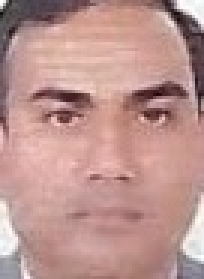
#> input picture passport_portrait_test.jpg, 68 x 93 px (shown 3 times larger); its folder holds only this picture in this run
$ python -i tamper_detector.py   (imports and definitions only)   (older library calls are emulated)
#> lines starting #> are read from the running program, lines starting #| are printed output that depends on the picture
#> in analyze_tamper, img is the input picture: shape (93, 68, 3); mean B, G, R 143.7, 148.4, 188.3
"""
Trinetra AI - Tamper Detector v1
Person 1: AI / Document Forensics

Rule-based forensic checks using OpenCV.

Checks:
1. Image quality
2. Region analysis
3. Compression/noise
4. Copy-move/self-similarity heuristic
5. Visual/MRZ consistency

This module does NOT implement the risk engine.
"""

import os

import cv2
import numpy as np


# ============================================================
# 1. IMAGE QUALITY
# ============================================================

def check_image_quality(img: np.ndarray) -> dict:
    """
    Check image sharpness and exposure.

    Sharpness:
        Laplacian variance.

    Exposure:
        Uses the percentage of extremely dark and extremely
        bright pixels rather than global mean intensity.

    This is more appropriate for documents such as passports,
    which naturally contain large white/light-colored regions.
    """

    gray = cv2.cvtColor(
        img,
        cv2.COLOR_BGR2GRAY
    )
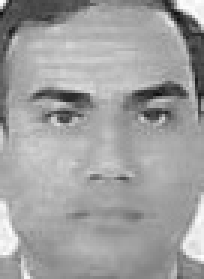
#> gray: shape (93, 68) (shown 3 times larger); min 14, max 254, mean 159.8

    # --------------------------------------------------------
    # Sharpness
    # --------------------------------------------------------

    laplacian_var = cv2.Laplacian(
        gray,
        cv2.CV_64F
    ).var()
#> laplacian_var = 1059.4

    is_blurry = laplacian_var < 100.0
#> is_blurry = False

    # --------------------------------------------------------
    # Exposure
    # --------------------------------------------------------

    total_pixels = gray.size
#> total_pixels = 6324

    dark_clip_ratio = float(
        np.sum(gray < 30) / total_pixels
    )
#> dark_clip_ratio = 0.00158

    bright_clip_ratio = float(
        np.sum(gray > 250) / total_pixels
    )
#> bright_clip_ratio = 0.0019

    # A document can naturally have a bright background.
    # Therefore we only flag exposure when a substantial
    # portion of the image is near clipping.
    is_underexposed = dark_clip_ratio > 0.20
#> is_underexposed = False
    is_overexposed = bright_clip_ratio > 0.20
#> is_overexposed = False

    score = 100.0
    reasons = []

    # --------------------------------------------------------
    # Score
    # --------------------------------------------------------

    if is_blurry:
        score -= 40.0

        reasons.append(
            "Image is blurry (low sharpness variance)."
        )

    if is_underexposed:
        score -= 30.0

        reasons.append(
            "Image contains an unusually large "
            "underexposed/dark region."
        )

    if is_overexposed:
        score -= 30.0

        reasons.append(
            "Image contains an unusually large "
            "overexposed/bright clipped region."
        )

    return {
        "score": round(
            max(0.0, score),
            2
        ),

        "status": (
            "PASS"
            if score >= 70.0
            else "REVIEW"
        ),

        "details": {
            "laplacian_variance": round(
                float(laplacian_var),
                2
            ),

            "dark_clip_ratio": round(
                dark_clip_ratio,
                4
            ),

            "bright_clip_ratio": round(
                bright_clip_ratio,
                4
            ),
        },

        "reasons": reasons,
    }
def check_region_analysis(img: np.ndarray) -> dict:
    """
    Analyze edge density across document regions.

    This is a heuristic indicator only.
    It is NOT a definitive forgery detector.
    """

    gray = cv2.cvtColor(img, cv2.COLOR_BGR2GRAY)

    edges = cv2.Canny(
        gray,
        100,
        200
    )
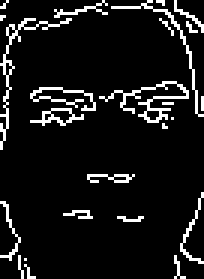
#> edges: shape (93, 68) (shown 3 times larger); 9% white in thin lines or dots

    h, w = gray.shape
#> h = 93; w = 68

    # Divide image into a 2x2 grid.
    regions = {
        "top_left": edges[:h // 2, :w // 2],
        "top_right": edges[:h // 2, w // 2:],
        "bottom_left": edges[h // 2:, :w // 2],
        "bottom_right": edges[h // 2:, w // 2:],
    }

    densities = {}

    for name, region in regions.items():
        densities[name] = float(
            np.mean(region > 0)
        )
#> this loop made 4 passes
#> name on passes 1 to 4: 'top_left', 'top_right', 'bottom_left', 'bottom_right'
#> after the loop, densities = {'top_left': 0.134, 'top_right': 0.135, 'bottom_left': 0.0457, 'bottom_right': 0.0457}

    overall_density = float(
        np.mean(edges > 0)
    )
#> overall_density = 0.0895

    # Compare regions against the document's own average.
    region_values = np.array(
        list(densities.values()),
        dtype=np.float32
    )
#> region_values = [0.134, 0.135, 0.0457, 0.0457]

    region_std = float(np.std(region_values))
#> region_std = 0.0443

    score = 90.0
    status = "PASS"
    reasons = []

    # Extremely sparse document.
    if overall_density < 0.01:
        score -= 40.0
        status = "REVIEW"

        reasons.append(
            "Unusually low edge density detected."
        )

    # Very uneven regions can indicate unusual local structure,
    # but this is only a heuristic.
    if region_std > 0.03:
        score -= 20.0

        if status == "PASS":
            status = "REVIEW"

        reasons.append(
            "Large variation in edge density between document regions."
        )

    return {
        "score": round(max(0.0, score), 2),
        "status": status,
        "details": {
            "overall_edge_density": round(
                overall_density,
                4
            ),
            "regional_edge_density": {
                k: round(v, 4)
                for k, v in densities.items()
            },
            "regional_std": round(
                region_std,
                4
            ),
        },
        "reasons": reasons,
    }


# ============================================================
# 3. COMPRESSION / NOISE
# ============================================================

def check_compression_noise(img: np.ndarray) -> dict:
    """
    Estimate local intensity variance.

    Important:
    Convert the image to float32 before squaring.
    This avoids uint8 overflow.
    """

    gray = cv2.cvtColor(img, cv2.COLOR_BGR2GRAY)

    # FIX:
    # uint8 ** 2 can overflow.
    gray_float = gray.astype(np.float32)

    local_mean = cv2.blur(
        gray_float,
        (5, 5)
    )

    local_sq_mean = cv2.blur(
        gray_float ** 2,
        (5, 5)
    )
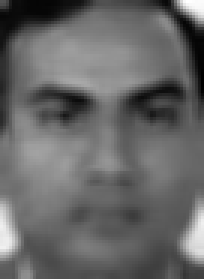
#> local_sq_mean: shape (93, 68) float32 (shown 3 times larger); min 3779.2, max 60770.3, mean 26824; drawn with min black and max white

    local_variance = (
        local_sq_mean
        - local_mean ** 2
    )
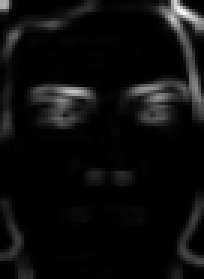
#> local_variance: shape (93, 68) float32 (shown 3 times larger); min 1.76, max 7173.4, mean 397.6; drawn with min black and max white

    # Numerical precision can occasionally produce tiny
    # negative values.
    local_variance = np.maximum(
        local_variance,
        0
    )

    avg_noise = float(
        np.mean(local_variance)
    )
#> avg_noise = 397.6

    score = 85.0
    status = "PASS"
    reasons = []

    if avg_noise < 2.0:
        score = 60.0
        status = "REVIEW"

        reasons.append(
            "Abnormally smooth local noise profile detected."
        )

    return {
        "score": round(score, 2),
        "status": status,
        "details": (
            f"Average local intensity variance: "
            f"{avg_noise:.2f}"
        ),
        "reasons": reasons,
    }


# ============================================================
# 4. COPY-MOVE / SELF-SIMILARITY
# ============================================================

def check_copy_move(img: np.ndarray) -> dict:
    """
    Lightweight copy-move/self-similarity heuristic.

    This is intentionally conservative for v1.

    Instead of comparing the entire left half against the
    entire right half, compare smaller patches at multiple
    locations.

    A high similarity between distant patches can be a
    suspicious indicator, but is NOT proof of tampering.
    """

    gray = cv2.cvtColor(
        img,
        cv2.COLOR_BGR2GRAY
    )

    # Downscale for performance.
    small = cv2.resize(
        gray,
        (256, 256),
        interpolation=cv2.INTER_AREA
    )
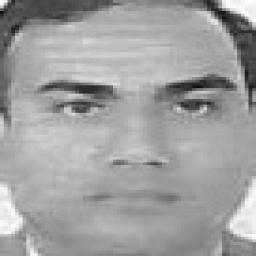
#> small: shape (256, 256); min 14, max 254, mean 159.8

    h, w = small.shape
#> h = 256; w = 256

    patch_size = 32
    stride = 32

    patches = []

    for y in range(
        0,
        h - patch_size + 1,
        stride
    ):
        for x in range(
            0,
            w - patch_size + 1,
            stride
        ):
            patch = small[
                y:y + patch_size,
                x:x + patch_size
            ]

            patches.append(
                (x, y, patch)
            )
#> after the loop, patches = 64 items

    best_similarity = 0.0
    best_pair = None

    for i in range(len(patches)):
        x1, y1, p1 = patches[i]

        for j in range(i + 1, len(patches)):
            x2, y2, p2 = patches[j]

            # Ignore nearby patches.
            distance = np.sqrt(
                (x1 - x2) ** 2
                + (y1 - y2) ** 2
            )

            if distance < 64:
                continue

            # Normalize each patch.
            p1_float = p1.astype(np.float32)
            p2_float = p2.astype(np.float32)

            p1_std = float(p1_float.std())
            p2_std = float(p2_float.std())

            # Flat patches aren't useful for copy-move detection.
            if p1_std < 5.0 or p2_std < 5.0:
                continue

            correlation = np.corrcoef(
                p1_float.flatten(),
                p2_float.flatten()
            )[0, 1]

            if np.isnan(correlation):
                continue

            if correlation > best_similarity:
                best_similarity = float(correlation)
                best_pair = (
                    (x1, y1),
                    (x2, y2)
                )
#> this loop made 64 passes
#> (x1, y1) on passes 1 to 12: (0, 0), (32, 0), (64, 0), (96, 0), (128, 0), (160, 0), (192, 0), (224, 0), (0, 32), (32, 32), (64, 32), (96, 32)
#> pass 1, in check_copy_move, `x1, y1, p1 = patches[i]`:
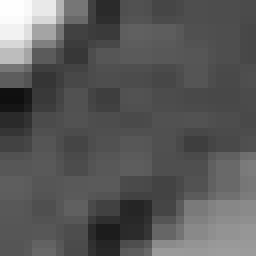
#> p1: shape (32, 32) (shown 8 times larger); min 15, max 254, mean 89
#> pass 3, in check_copy_move, `x1, y1, p1 = patches[i]`:
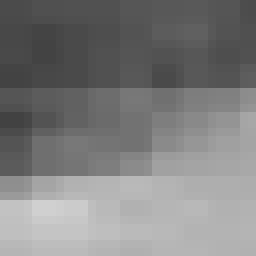
#> p1: shape (32, 32) (shown 8 times larger); min 66, max 208, mean 126.3
#> after the loop, best_pair = ((192, 160), (160, 224)); best_similarity = 0.906

    score = 95.0
    status = "PASS"
    reasons = []

    # Conservative threshold.
    if best_similarity > 0.97:
        score = 45.0
        status = "SUSPECT"

        reasons.append(
            "Very high similarity detected between "
            "distant image patches."
        )

    return {
        "score": round(score, 2),
        "status": status,
        "details": {
            "max_patch_correlation": round(
                best_similarity,
                4
            ),
            "matched_patch_locations": best_pair,
        },
        "reasons": reasons,
    }


# ============================================================
# 5. VISUAL / MRZ CONSISTENCY
# ============================================================

def check_visual_mrz_consistency(
    validation_result: dict = None
) -> dict:
    """
    Reuse the existing cross-validation result.

    Expected validator structure:

    {
        "matches": 5,
        "total": 5,
        "all_match": True,
        "results": [...]
    }
    """

    if not validation_result:
        return {
            "score": 50.0,
            "status": "MISSING",
            "details": "No validation result provided.",
            "reasons": [
                "Missing document validation pipeline input."
            ],
        }

    matches = validation_result.get(
        "matches",
        0
    )

    total = validation_result.get(
        "total",
        0
    )

    all_match = validation_result.get(
        "all_match",
        False
    )

    # Support the older form as well, if it is ever passed.
    if "status" in validation_result:
        all_match = (
            validation_result.get("status") == "PASS"
        )

    if total > 0:
        match_ratio = matches / total
    else:
        match_ratio = 0.0

    if all_match:
        score = 100.0
        status = "PASS"
        reasons = []

    elif match_ratio >= 0.8:
        score = 70.0
        status = "REVIEW"
        reasons = [
            f"Most document fields match, "
            f"but validation is incomplete: "
            f"{matches}/{total}."
        ]

    else:
        score = 40.0
        status = "REVIEW"
        reasons = [
            f"Document field consistency failed: "
            f"{matches}/{total}."
        ]

    return {
        "score": round(score, 2),
        "status": status,
        "details": {
            "matches": matches,
            "total": total,
            "all_match": all_match,
            "match_ratio": round(
                match_ratio,
                2
            ),
        },
        "reasons": reasons,
    }


# ============================================================
# MAIN ANALYZER
# ============================================================

def analyze_tamper(
    image_path: str,
    validation_result: dict = None
) -> dict:
    """
    Run all five tamper/forensic checks.

    This function deliberately does NOT implement the
    project's risk engine.
    """

    if not os.path.exists(image_path):
        raise FileNotFoundError(
            f"Image path not found: {image_path}"
        )

    img = cv2.imread(image_path)

    if img is None:
        raise ValueError(
            f"Failed to read image from path: {image_path}"
        )

    checks = {
        "image_quality": check_image_quality(img),

        "region_analysis": check_region_analysis(img),

        "compression_noise": check_compression_noise(img),

        "copy_move": check_copy_move(img),

        "visual_mrz_consistency":
            check_visual_mrz_consistency(
                validation_result
            ),
    }

    scores = [
        check["score"]
        for check in checks.values()
        if check["status"] != "MISSING"
    ]
#> scores = [100, 70, 85, 95]

    average_score = (
        sum(scores) / len(scores)
        if scores
        else 0.0
    )
#> average_score = 87.5

    failed_checks = [
        name
        for name, check in checks.items()
        if check["status"] in {
            "REVIEW",
            "SUSPECT"
        }
    ]
#> failed_checks = ['region_analysis']

    # Conservative v1 decision.
    tamper_suspected = (
        len(failed_checks) >= 2
        or average_score < 70.0
    )
#> tamper_suspected = False

    if average_score >= 85.0 and not tamper_suspected:
        forensic_status = "CLEAN"

    elif average_score >= 65.0:
        forensic_status = "REVIEW"

    else:
        forensic_status = "SUSPICIOUS"

    all_reasons = []

    for name, check in checks.items():
        for reason in check.get(
            "reasons",
            []
        ):
            all_reasons.append(
                f"[{name}] {reason}"
            )
#> this loop made 5 passes
#> after the loop, all_reasons = 2 items

    return {
        "tamper_suspected": tamper_suspected,

        "tamper_score": round(
            average_score,
            2
        ),

        "forensic_status": forensic_status,

        "failed_checks": failed_checks,

        "checks": checks,

        "reasons": all_reasons,
    }

>>> result = analyze_tamper('../passport_portrait_test.jpg')
#> result = 6 items
